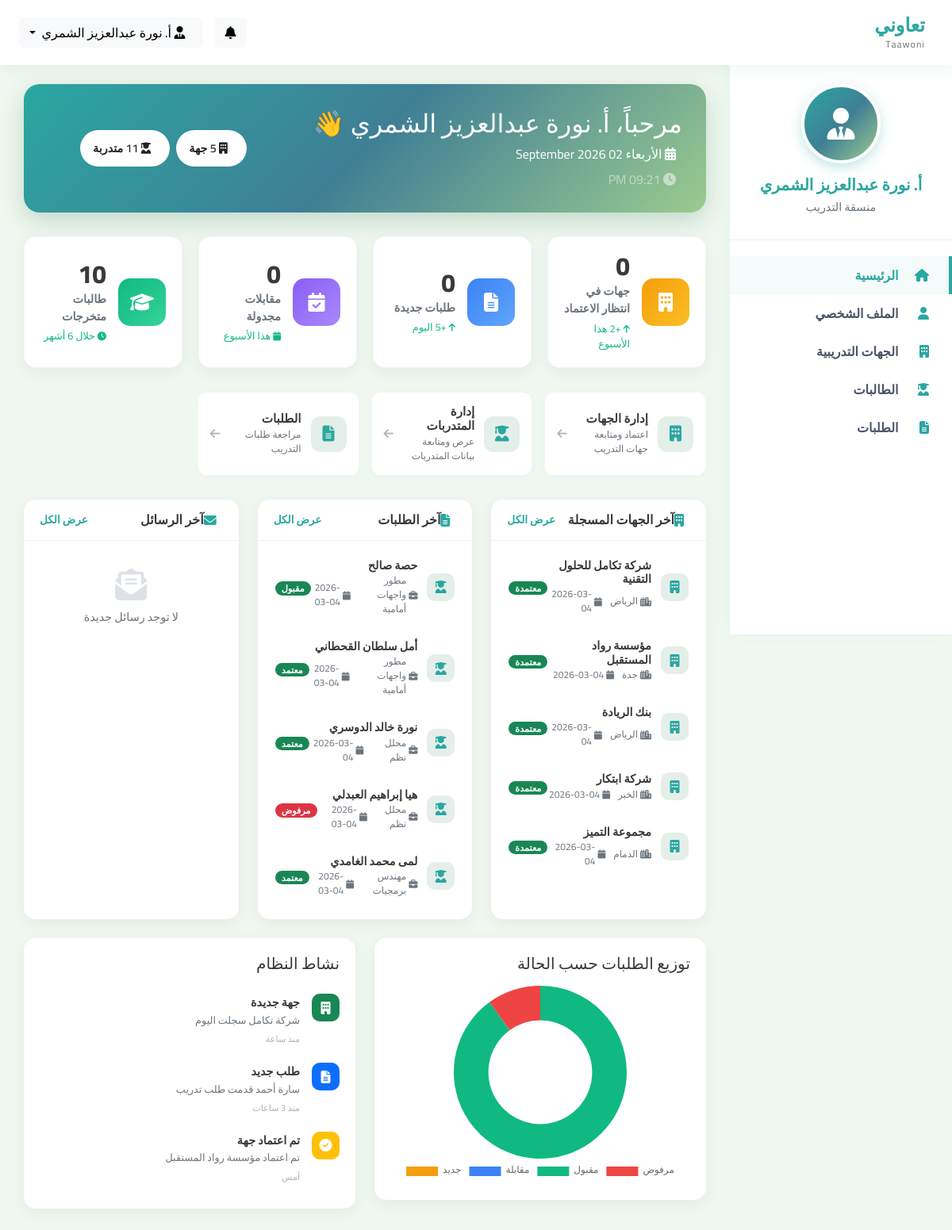
The page /modules/coordinator/dashboard.php (signed in) on the database its author committed.
### tables this page shows
CREATE TABLE `coordinators` (
  `id` int(11) NOT NULL,
  `user_id` int(11) NOT NULL,
  `full_name_ar` varchar(100) NOT NULL,
  `full_name_en` varchar(100) DEFAULT NULL,
  `employee_id` varchar(20) NOT NULL,
  `national_id` varchar(20) DEFAULT NULL,
  `department` varchar(100) DEFAULT NULL,
  `position` varchar(100) DEFAULT 'منسقة التدريب',
  `profile_image` varchar(255) DEFAULT NULL,
  `signature_file` varchar(255) DEFAULT NULL COMMENT 'التوقيع الرسمي',
  `phone` varchar(20) DEFAULT NULL,
  `office_location` varchar(100) DEFAULT NULL,
  `created_at` timestamp NOT NULL DEFAULT current_timestamp()
);

CREATE TABLE `training_entities` (
  `id` int(11) NOT NULL,
  `user_id` int(11) NOT NULL,
  `entity_name_ar` varchar(200) NOT NULL COMMENT 'اسم الجهة بالعربية',
  `entity_name_en` varchar(200) DEFAULT NULL,
  `commercial_registration` varchar(50) DEFAULT NULL COMMENT 'السجل التجاري',
  `license_file` varchar(255) DEFAULT NULL COMMENT 'ملف السجل/الترخيص',
  `entity_type` enum('شركة','مؤسسة','مستشفى','بنك','مدرسة','جهة حكومية','أخرى') DEFAULT 'شركة',
  `contact_person` varchar(100) DEFAULT NULL COMMENT 'الشخص المسؤول',
  `contact_position` varchar(100) DEFAULT NULL COMMENT 'مسمى المسؤول',
  `contact_phone` varchar(20) DEFAULT NULL,
  `contact_email` varchar(100) DEFAULT NULL,
  `website` varchar(255) DEFAULT NULL,
  `city` varchar(50) DEFAULT NULL,
  `address` text DEFAULT NULL,
  `logo` varchar(255) DEFAULT NULL COMMENT 'شعار الجهة',
  `is_approved` tinyint(1) DEFAULT 0 COMMENT 'معتمدة من المنسقة؟',
  `approved_by` int(11) DEFAULT NULL COMMENT 'المنسقة التي اعتمدت',
  `approved_at` datetime DEFAULT NULL,
  `notes` text DEFAULT NULL,
  `created_at` timestamp NOT NULL DEFAULT current_timestamp()
);

CREATE TABLE `applications` (
  `id` int(11) NOT NULL,
  `student_id` int(11) NOT NULL,
  `seat_id` int(11) NOT NULL,
  `application_date` timestamp NOT NULL DEFAULT current_timestamp(),
  `priority_number` int(11) DEFAULT NULL COMMENT 'رقم الأولوية',
  `gpa_at_application` decimal(3,2) DEFAULT NULL COMMENT 'المعدل وقت التقديم',
  `status` enum('pending','under_review','interview_scheduled','accepted_by_entity','rejected_by_entity','pending_supervisor','approved','rejected','cancelled') DEFAULT 'pending',
  `notes` text DEFAULT NULL,
  `cv_file` varchar(255) DEFAULT NULL COMMENT 'سيرة ذاتية مخصصة للطلب',
  `interview_date` datetime DEFAULT NULL,
  `interview_link` varchar(255) DEFAULT NULL,
  `interview_notes` text DEFAULT NULL,
  `entity_decision_by` varchar(100) DEFAULT NULL,
  `entity_decision_date` datetime DEFAULT NULL,
  `supervisor_id` int(11) DEFAULT NULL COMMENT 'المشرف المعين',
  `supervisor_decision` enum('pending','approved','rejected') DEFAULT 'pending',
  `supervisor_notes` text DEFAULT NULL,
  `supervisor_decision_date` datetime DEFAULT NULL,
  `coordinator_notes` text DEFAULT NULL,
  `final_status` enum('pending','approved','rejected') DEFAULT 'pending',
  `visit_date` date DEFAULT NULL COMMENT 'تاريخ الزيارة الميدانية',
  `visit_notes` text DEFAULT NULL COMMENT 'ملاحظات الزيارة',
  `visit_status` enum('scheduled','completed','cancelled') DEFAULT 'scheduled',
  `completion_date` date DEFAULT NULL COMMENT 'تاريخ إكمال التدريب',
  `created_at` timestamp NOT NULL DEFAULT current_timestamp(),
  `updated_at` timestamp NOT NULL DEFAULT current_timestamp() ON UPDATE current_timestamp()
);

CREATE TABLE `students` (
  `id` int(11) NOT NULL,
  `user_id` int(11) NOT NULL,
  `student_id` varchar(20) NOT NULL COMMENT 'الرقم الجامعي',
  `full_name_ar` varchar(100) NOT NULL,
  `full_name_en` varchar(100) DEFAULT NULL,
  `national_id` varchar(20) NOT NULL COMMENT 'رقم الهوية',
  `nationality` varchar(50) DEFAULT 'سعودية',
  `birth_date` date DEFAULT NULL,
  `gender` enum('female') DEFAULT 'female',
  `gpa` decimal(3,2) DEFAULT NULL COMMENT 'المعدل التراكمي',
  `academic_level` int(11) DEFAULT NULL,
  `major_id` int(11) DEFAULT NULL COMMENT 'التخصص',
  `total_hours` int(11) DEFAULT 0 COMMENT 'الساعات المكتملة',
  `expected_graduation` date DEFAULT NULL COMMENT 'تاريخ التخرج المتوقع',
  `priority_points` int(11) DEFAULT 0 COMMENT 'نقاط الأولوية',
  `is_graduating` tinyint(1) DEFAULT 0 COMMENT 'متدربة متخرجة؟',
  `phone` varchar(20) DEFAULT NULL,
  `profile_image` varchar(255) DEFAULT NULL,
  `created_at` timestamp NOT NULL DEFAULT current_timestamp()
);

CREATE TABLE `training_seats` (
  `id` int(11) NOT NULL,
  `entity_id` int(11) NOT NULL,
  `major_id` int(11) DEFAULT NULL,
  `title_ar` varchar(200) NOT NULL COMMENT 'مسمى التدريب',
  `title_en` varchar(200) DEFAULT NULL,
  `description` text DEFAULT NULL COMMENT 'وصف التدريب',
  `requirements` text DEFAULT NULL COMMENT 'المتطلبات',
  `available_seats` int(11) NOT NULL,
  `filled_seats` int(11) DEFAULT 0,
  `start_date` date DEFAULT NULL,
  `end_date` date DEFAULT NULL,
  `duration_weeks` int(11) DEFAULT NULL,
  `daily_hours` float DEFAULT 8 COMMENT 'ساعات العمل اليومية',
  `training_type` enum('صيفي','تعاوني','ميداني') DEFAULT 'تعاوني',
  `location` varchar(255) DEFAULT NULL,
  `is_remote` tinyint(1) DEFAULT 0 COMMENT 'عن بعد؟',
  `has_salary` tinyint(1) DEFAULT 0 COMMENT 'مكافأة مالية؟',
  `salary_amount` decimal(10,2) DEFAULT NULL,
  `status` enum('available','full','closed') DEFAULT 'available',
  `applications_count` int(11) DEFAULT 0,
  `created_by` int(11) DEFAULT NULL COMMENT 'من أضاف المقعد',
  `created_at` timestamp NOT NULL DEFAULT current_timestamp()
);

### modules/coordinator/dashboard.php (the view, shortened to what the rows shown need)
 <?php
require_once '../../config/config.php';
$stats['total_entities'] = $pdo->query("SELECT COUNT(*) FROM training_entities")->fetchColumn();
$stats['pending_entities'] = $pdo->query("SELECT COUNT(*) FROM training_entities WHERE is_approved = 0")->fetchColumn();
$stats['approved_entities'] = $stats['total_entities'] - $stats['pending_entities'];
$stats['total_students'] = $pdo->query("SELECT COUNT(*) FROM students")->fetchColumn();
$stats['graduating'] = $pdo->query("SELECT COUNT(*) FROM students WHERE is_graduating = 1 OR expected_graduation <= DATE_ADD(NOW(), INTERVAL 6 MONTH)")->fetchColumn();
$stats['total_apps'] = $pdo->query("SELECT COUNT(*) FROM applications")->fetchColumn();
$stats['pending_apps'] = $pdo->query("SELECT COUNT(*) FROM applications WHERE status = 'pending'")->fetchColumn();
$stats['approved_apps'] = $pdo->query("SELECT COUNT(*) FROM applications WHERE status IN ('approved', 'accepted_by_entity')")->fetchColumn();
$stats['interview_apps'] = $pdo->query("SELECT COUNT(*) FROM applications WHERE status = 'interview_scheduled'")->fetchColumn();
$stats['active_training'] = $pdo->query("SELECT COUNT(*) FROM applications WHERE status = 'approved'")->fetchColumn();
$stats['completed'] = $pdo->query("SELECT COUNT(*) FROM evaluations WHERE training_completed = 1")->fetchColumn();
$recent_entities = $pdo->query("
    SELECT * FROM training_entities
    ORDER BY created_at DESC
    LIMIT 5
")->fetchAll();
$recent_apps = $pdo->query("
    SELECT a.*, s.full_name_ar, ts.title_ar, te.entity_name_ar
    FROM applications a
    JOIN students s ON a.student_id = s.id
    JOIN training_seats ts ON a.seat_id = ts.id
    JOIN training_entities te ON ts.entity_id = te.id
    ORDER BY a.created_at DESC
    LIMIT 5
")->fetchAll();
require_once '../../includes/coordinator_header.php';
?>
<div class="content">
    <div class="welcome-card">
        <div class="row align-items-center">
            <div class="col-md-8">
                <h2>مرحباً، <?php echo htmlspecialchars($coordinator['full_name_ar']); ?> 👋</h2>
                <p class="mb-2">
                    <i class="fas fa-calendar-alt ms-2"></i>
                    <?php
                    $days = ['الأحد', 'الإثنين', 'الثلاثاء', 'الأربعاء', 'الخميس', 'الجمعة', 'السبت'];
                    echo $days[date('w')] . ' ' . date('d F Y');
                    ?>
                </p>
                <p class="mb-0 text-white-50">
                    <i class="fas fa-clock ms-2"></i> <?php echo date('h:i A'); ?>
                </p>
            </div>
        </div>
    </div>
    <div class="row">
        <div class="col-lg-4">
            <div class="recent-card">
                <div class="card-body">
                    <?php if(empty($recent_entities)): ?>
                        <div class="empty-state">
                            <i class="fas fa-building"></i>
                            <p>لا توجد جهات مسجلة</p>
                        </div>
                    <?php else: ?>
                        <?php foreach($recent_entities as $entity): ?>
                        <div class="recent-item" onclick="window.location.href='entities.php?action=view&id=<?php echo $entity['id']; ?>'">
                            <div class="item-icon">
                                <i class="fas fa-building"></i>
                            </div>
                            <div class="item-content">
                                <h6><?php echo htmlspecialchars($entity['entity_name_ar']); ?></h6>
                                <div class="item-meta">
                                    <span><i class="fas fa-city"></i> <?php echo $entity['city'] ?? 'غير محدد'; ?></span>
                                    <span class="date"><i class="fas fa-calendar"></i> <?php echo date('Y-m-d', strtotime($entity['created_at'])); ?></span>
                                </div>
                            </div>
                            <div class="item-status">
                                <?php if($entity['is_approved']): ?>
                                    <span class="badge bg-success">معتمدة</span>
                                <?php else: ?>
                                    <span class="badge bg-warning">في الانتظار</span>
                                <?php endif; ?>
                            </div>
                        </div>
                        <?php endforeach; ?>
                    <?php endif; ?>
                </div>
            </div>
        </div>
        <div class="col-lg-4">
            <div class="recent-card">
                <div class="card-body">
                    <?php if(empty($recent_apps)): ?>
                        <div class="empty-state">
                            <i class="fas fa-file-alt"></i>
                            <p>لا توجد طلبات</p>
                        </div>
                    <?php else: ?>
                        <?php foreach($recent_apps as $app): ?>
                        <div class="recent-item" onclick="window.location.href='applications.php?action=view&id=<?php echo $app['id']; ?>'">
                            <div class="item-icon">
                                <i class="fas fa-user-graduate"></i>
                            </div>
                            <div class="item-content">
                                <h6><?php echo htmlspecialchars($app['full_name_ar']); ?></h6>
                                <div class="item-meta">
                                    <span><i class="fas fa-briefcase"></i> <?php echo htmlspecialchars($app['title_ar']); ?></span>
                                    <span class="date"><i class="fas fa-calendar"></i> <?php echo date('Y-m-d', strtotime($app['created_at'])); ?></span>
                                </div>
                            </div>
                            <div class="item-status">
                                <?php
                                $status_colors = [
                                    'pending' => 'warning',
                                    'under_review' => 'info',
                                    'interview_scheduled' => 'primary',
                                    'accepted_by_entity' => 'success',
                                    'approved' => 'success',
                                    'rejected' => 'danger'
                                ];
                                $status_text = [
                                    'pending' => 'جديد',
                                    'under_review' => 'قيد المراجعة',
                                    'interview_scheduled' => 'مقابلة',
                                    'accepted_by_entity' => 'مقبول',
                                    'approved' => 'معتمد',
                                    'rejected' => 'مرفوض'
                                ];
                                ?>
                                <span class="badge bg-<?php echo $status_colors[$app['status']]; ?>">
                                    <?php echo $status_text[$app['status']]; ?>
                                </span>
                            </div>
                        </div>
                        <?php endforeach; ?>
                    <?php endif; ?>
                </div>
            </div>
        </div>
    </div>
</div>
<script>
    // رسم بياني للطلبات
    const ctx = document.getElementById('applicationsChart').getContext('2d');
    new Chart(ctx, {
        type: 'doughnut',
        data: {
            labels: ['جديد', 'مقابلة', 'مقبول', 'مرفوض'],
            datasets: [{
                data: [
                    <?php echo $stats['pending_apps']; ?>,
                    <?php echo $stats['interview_apps']; ?>,
                    <?php echo $stats['approved_apps']; ?>,
                    <?php
                    $rejected = $pdo->query("SELECT COUNT(*) FROM applications WHERE status = 'rejected'")->fetchColumn();
                    echo $rejected;
                    ?>
                ],
                backgroundColor: [
                    '#f59e0b',
                    '#3b82f6',
                    '#10b981',
                    '#ef4444'
                ],
                borderWidth: 0
            }]
        },
        options: {
            responsive: true,
            maintainAspectRatio: false,
            plugins: {
                legend: {
                    position: 'bottom',
                    labels: {
                        font: {
                            family: 'Cairo'
                        }
                    }
                }
            },
            cutout: '60%'
        }
    });
</script>
<?php require_once '../../includes/coordinator_footer.php'; ?>

### includes/coordinator_header.php (shortened to what the rows shown need)
 <?php
$stmt = $pdo->prepare("SELECT * FROM coordinators WHERE user_id = ?");
$stmt->execute([$_SESSION['user_id']]);
$coordinator = $stmt->fetch();
?>
<!DOCTYPE html>
<html lang="ar" dir="rtl">
<head>
    <link rel="stylesheet" href="https://cdnjs.cloudflare.com/ajax/libs/font-awesome/6.4.0/css/all.min.css">
    <link href="https://cdn.jsdelivr.net/npm/bootstrap@5.3.0/dist/css/bootstrap.rtl.min.css" rel="stylesheet">
</head>
<body>
    <nav class="navbar">
        <div class="container-fluid px-4">
            <div class="d-flex align-items-center">
                <div class="dropdown">
                    <button class="btn btn-light dropdown-toggle" type="button" data-bs-toggle="dropdown">
                        <i class="fas fa-user-tie ms-2"></i>
                        <?php echo htmlspecialchars($coordinator['full_name_ar']); ?>
                    </button>
                </div>
            </div>
        </div>
    </nav>
    <div class="wrapper">
        <div class="sidebar">
            <div class="user-info">
                <div class="avatar-circle">
                    <i class="fas fa-user-tie"></i>
                </div>
                <h5><?php echo htmlspecialchars($coordinator['full_name_ar']); ?></h5>
                <p><?php echo htmlspecialchars($coordinator['position'] ?? 'منسقة التدريب'); ?></p>
            </div>
        </div>

### rows shown on the page
coordinators: full_name_ar "أ. نورة عبدالعزيز الشمري", position "منسقة التدريب"
training_entities: entity_name_ar "شركة تكامل للحلول التقنية", city "الرياض", created_at "2026-03-04", is_approved "معتمدة"
training_entities: entity_name_ar "مؤسسة رواد المستقبل", city "جدة", created_at "2026-03-04", is_approved "معتمدة"
training_entities: entity_name_ar "بنك الريادة", city "الرياض", created_at "2026-03-04", is_approved "معتمدة"
training_entities: entity_name_ar "شركة ابتكار", city "الخبر", created_at "2026-03-04", is_approved "معتمدة"
training_entities: entity_name_ar "مجموعة التميز", city "الدمام", created_at "2026-03-04", is_approved "معتمدة"
applications: student.full_name_ar "حصة صالح", seat.title_ar "مطور واجهات أمامية", created_at "2026-03-04", status "مقبول"
applications: student.full_name_ar "أمل سلطان القحطاني", seat.title_ar "مطور واجهات أمامية", created_at "2026-03-04", status "معتمد"
applications: student.full_name_ar "نورة خالد الدوسري", seat.title_ar "محلل نظم", created_at "2026-03-04", status "معتمد"
applications: student.full_name_ar "هيا إبراهيم العبدلي", seat.title_ar "محلل نظم", created_at "2026-03-04", status "مرفوض"
applications: student.full_name_ar "لمى محمد الغامدي", seat.title_ar "مهندس برمجيات", created_at "2026-03-04", status "معتمد"

### other values the page prints
$item[2] "الرئيسية"
$item[2] "الملف الشخصي"
$item[2] "الجهات التدريبية"
$item[2] "الطالبات"
$item[2] "الطلبات"
$stats['pending_entities'] "0"
$stats['pending_apps'] "0"
$stats['interview_apps'] "0"
$stats['graduating'] "10"
chart data {{ $stats['pending_apps'] }} 0
chart data {{ $stats['interview_apps'] }} 0
chart data {{ $stats['approved_apps'] }} 9
chart data {{ $rejected }} 1
